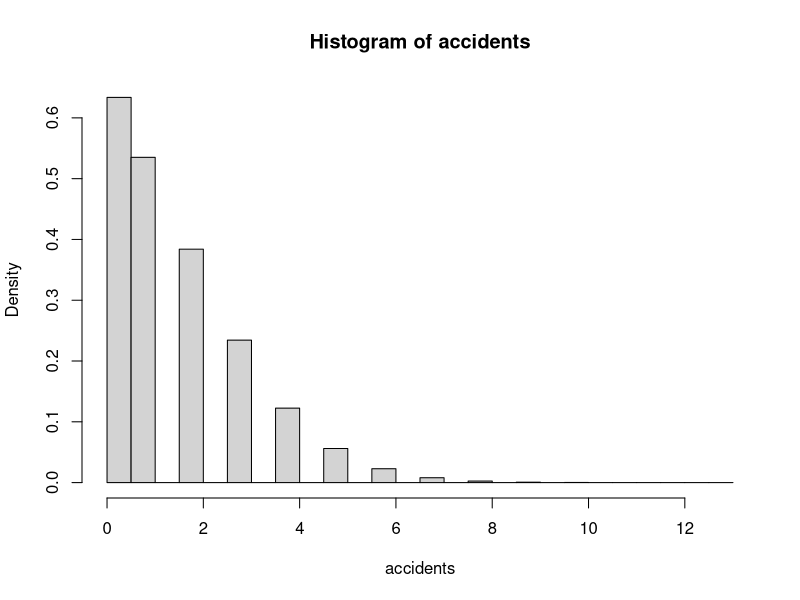

Recreate this plot in R.
# Suárez Pérez Juan Pablo
# 15 / 11 / 2022


# 1.37

# Simulate the results of Exercise 1.28.
# Estimate the mean and variance of the number of accidents per day.


# 1.28

# On any day, the number of accidents on the highway has a Poisson distribution 
# with parameterA. The parameter A varies from day to day and is itself a random 
# variable. Find the mean and variance of the number of accidents per day when A 
# is uniformly distributed on (0, 3)

main <- function() {
  n <- 1000000
  a <- 0
  b <- 3
  
  set.seed(1)
  rand_lambda <- runif(n, min = a, max = b)
  accidents <- rpois(n, rand_lambda)
  
  hist(accidents, freq = F)
  
  accidents_means <- mean(accidents)
  accidents_var <- var(accidents)
  
  cat("Mean:", accidents_means, ".\n")
  cat("Variance:", accidents_var, ".")
}


main()